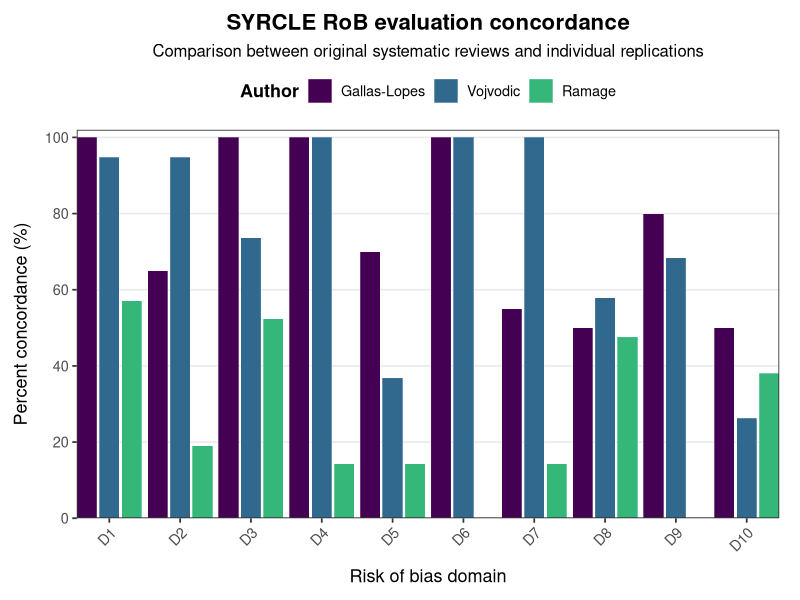
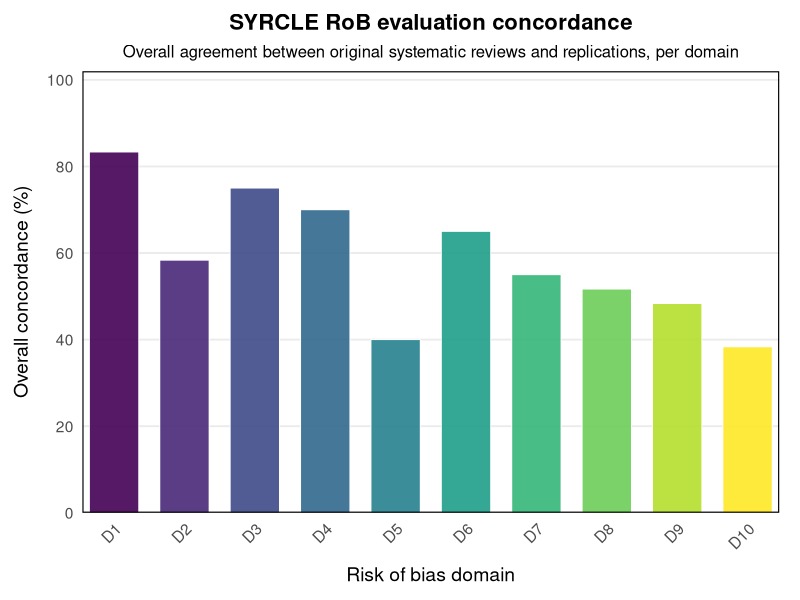
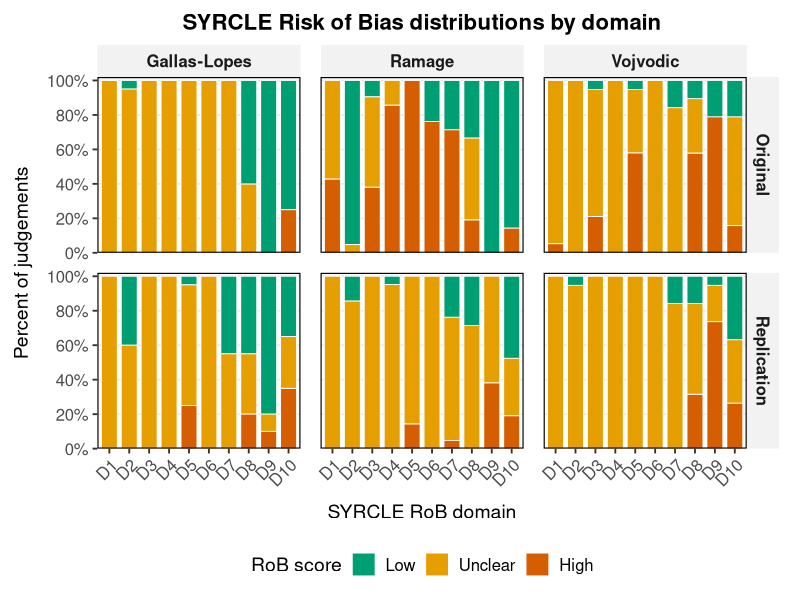
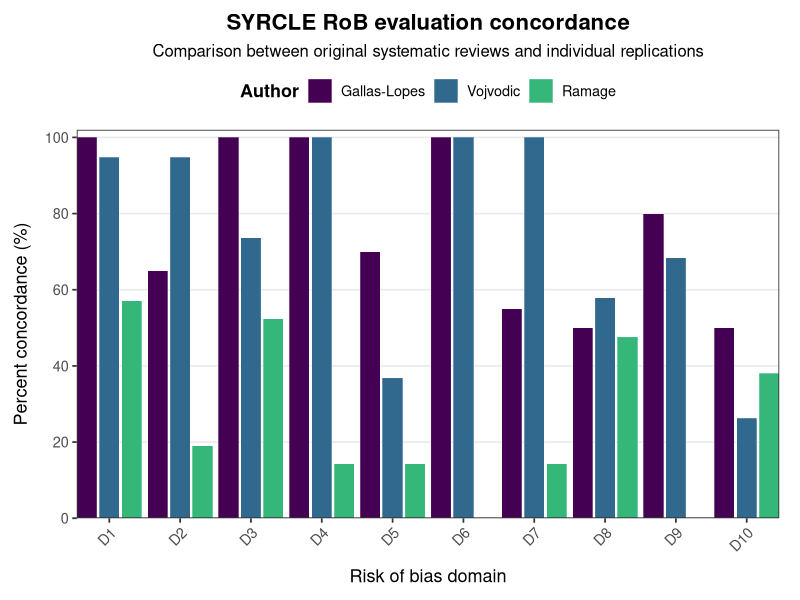
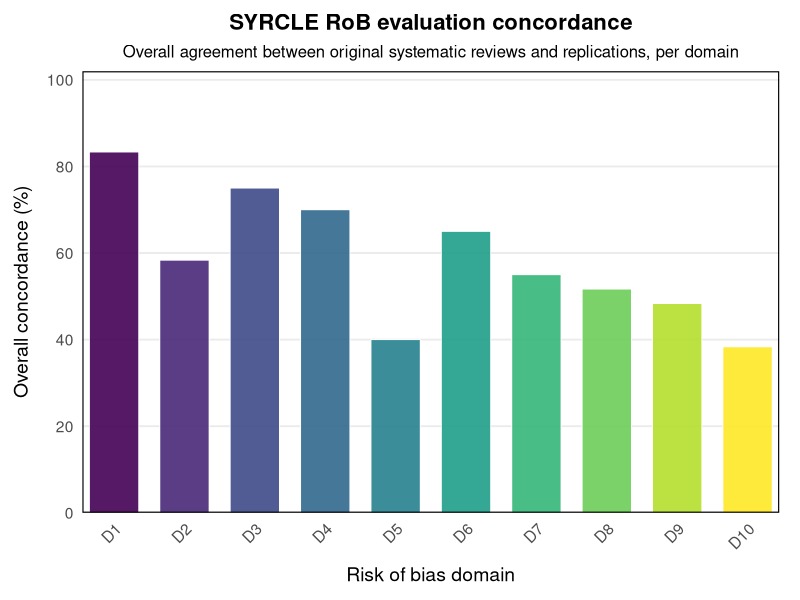
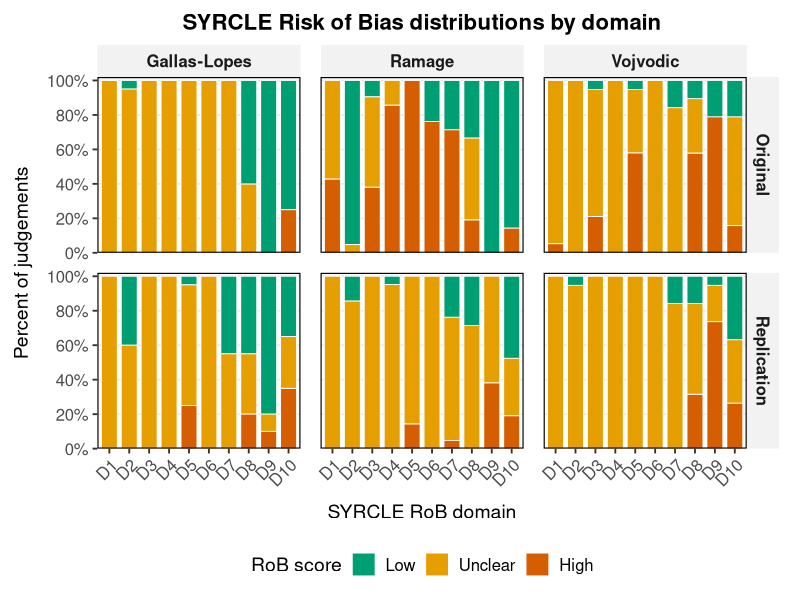

Write the R code that produced these figures, in order.
# Load required R packages
library(tidyverse)
library(stringr)
library(forcats)
library(tidyr)
library(patchwork)
library(scales)

Risk_of_bias_per_study <- read_csv("Data/Entered/Risk_of_bias_per_study.csv") %>%
  filter(!if_all(everything(), is.na))

# Domain order (for abbreviated names)
RoB_domain_list <- c("D1", "D2", "D3", "D4", "D5", "D6", "D7", "D8", "D9", "D10")

RoB_individual <- Risk_of_bias_per_study %>%
  tidyr::pivot_wider(names_from = Type, values_from = Risk_Type) %>% 
  filter(!is.na(Original)) %>%
  filter(!is.na(Replication)) %>%
  mutate(match = ifelse(Original == Replication, "yes", "no")) %>%
  group_by(Author, Domain_short) %>%
  add_count(name = "total") %>%
  group_by(Author, Domain_short, match) %>%
  add_count(name = "count") %>%
  ungroup() %>%
  mutate(perc = count / total * 100) 

# Custom legend order
legend_order <- c("Gallas-Lopes", "Vojvodic", "Ramage")

Concordance <- RoB_individual %>%
  filter(match == "yes") %>%
  select(Author, Domain_short, perc) %>%
  unique() %>%
  mutate(Author = factor(Author, levels = legend_order)) %>%
  complete(Domain_short, Author) %>%
  rename(Percent_concordance = perc) %>%
  mutate(Domain_short = factor(Domain_short, levels = RoB_domain_list)) 
   
cols <- c(
  # replace the two below with your actual author names from base_labels
  "Gallas-Lopes"  =  viridis::viridis(4)[1],
  "Vojvodic"  =   viridis::viridis(4)[2],
  "Ramage" =  viridis::viridis(4)[3]
)

plot_individual <- ggplot(
  Concordance,
  aes(x = Domain_short, y = Percent_concordance, fill = Author)
) +
  geom_col(
    position = position_dodge2(width = 0.95, preserve = "single"),
    width = 0.95,
    colour = "white",
    linewidth = 0.1,
    na.rm = TRUE
  ) +
  scale_y_continuous(
    limits = c(0, 100),
    breaks = seq(0, 100, 20),
    expand = expansion(mult = c(0, 0.02))
  ) +
  scale_x_discrete(
    expand = expansion(mult = c(0.02, 0.02))
  ) +
  scale_fill_manual(
    values = cols,
    limits = legend_order,
    drop = FALSE,
    name = "Author"
  ) +
  labs(
    title = "SYRCLE RoB evaluation concordance",
    subtitle = "Comparison between original systematic reviews and individual replications",
    x = "Risk of bias domain",
    y = "Percent concordance (%)"
  ) +
  theme_bw(base_size = 13) +
  theme(
    plot.title = element_text(face = "bold", size = 16, hjust = 0.5),
    plot.subtitle = element_text(size = 12, hjust = 0.5),
    
    axis.text.x = element_text(angle = 45, hjust = 1),
    axis.title.x = element_text(margin = margin(t = 10)),
    axis.title.y = element_text(margin = margin(r = 10)),
    
    panel.grid.minor = element_blank(),
    panel.grid.major.x = element_blank(),  # cleaner look
    
    legend.position = "top",
    legend.title = element_text(face = "bold"),
    
    plot.margin = margin(10, 15, 10, 10)
  )

plot_individual

ggsave(
  filename = "plots/Figure3A.png",
  plot = plot_individual,
  width = 12,       # square
  height = 12,      # square
  units = "in",
  dpi = 600
)

## Plot combined concordance data --------------------------------------------
Overall_summary <- RoB_individual %>%
  filter(match == "yes") %>%
  select(Author, Domain_short, count, total) %>%
  unique() %>%
  group_by(Domain_short) %>%
  mutate(overall_total = 21 + 20 + 19) %>%
  mutate(overall_agree = sum(count)) %>%
  mutate(overall_concordance = overall_agree/overall_total*100) %>%
  select(-c(Author, count, total)) %>%
  unique() %>%
  mutate(Domain_short = factor(Domain_short, levels = RoB_domain_list)) 

# Use manual fill scale with your colors
plot_avgs <- ggplot(
  Overall_summary,
  aes(x = Domain_short, y = overall_concordance, fill = Domain_short)
) +
  geom_col(
    width = 0.7,
    colour = "white",
    linewidth = 0.3,
    alpha = 0.9,
    na.rm = TRUE
  ) +
  scale_y_continuous(
    limits = c(0, 100),
    breaks = seq(0, 100, 20),
    expand = expansion(mult = c(0, 0.02))
  ) +
  scale_x_discrete(
    expand = expansion(mult = c(0.05, 0.05))
  ) +
  scale_fill_manual(values = viridis::viridis(10), name = "Domain") +
  labs(
    title = "SYRCLE RoB evaluation concordance",
    subtitle = "Overall agreement between original systematic reviews and replications, per domain",
    x = "Risk of bias domain",
    y = "Overall concordance (%)"
  ) +
  theme_minimal(base_size = 14) +
  theme(
    plot.title = element_text(face = "bold", size = 16, hjust = 0.5),
    plot.subtitle = element_text(size = 12, hjust = 0.5),
    
    axis.text.x = element_text(angle = 45, hjust = 1),
    axis.title.x = element_text(margin = margin(t = 10)),
    axis.title.y = element_text(margin = margin(r = 10)),
    panel.border = element_rect(colour = "black", fill = NA, linewidth = 0.8),
    
    
    panel.grid.minor = element_blank(),
    panel.grid.major.x = element_blank(),
    
    legend.position = "none",  
    
    plot.margin = margin(10, 15, 10, 10)
  )

plot_avgs

ggsave(
  filename = "plots/Figure3B.png",
  plot = plot_avgs,
  width = 12,       # square
  height = 12,      # square
  units = "in",
  dpi = 600
)

## Plot risk of bias classification distributions  --------------------------------------------
RoB_percentages <- Risk_of_bias_per_study %>%
  group_by(Author, Type, Domain_short) %>%
  filter(Study %in% RoB_individual$Study) %>%
  add_count(name = "total") %>%
  group_by(Author, Type, Domain_short, Risk_Type) %>%
  add_count(name = "count") %>%
  mutate(perc = count/total*100) %>%
  ungroup() %>%
  select(Author, Domain_short, Type, perc, Risk_Type) %>%
  distinct() %>%
  mutate(Domain_short = factor(Domain_short, levels = RoB_domain_list)) %>%
  mutate(Risk_Type = factor(Risk_Type, levels = c("Low", "Unclear", "High")))

RoB1 <- ggplot(RoB_percentages, aes(x = Domain_short, y = perc, fill = Risk_Type)) +
  geom_col(width = 0.8, color = "white", linewidth = 0.3) +
  facet_grid(Type ~ Author) +
  scale_y_continuous(
    limits = c(0, 100),
    expand = expansion(mult = c(0, 0.02)),
    breaks = seq(0, 100, 20),
    labels = label_number(accuracy = 1, suffix = "%")
  ) +
  scale_fill_manual(
    values = c(Low = "#009E73", Unclear = "#E69F00", High = "#D55E00"),
    name = "RoB score"
  ) +
  labs(
    x = "SYRCLE RoB domain",
    y = "Percent of judgements",
    title = "SYRCLE Risk of Bias distributions by domain"
  ) +
  theme_bw(base_size = 14) +
  theme(
    plot.title = element_text(face = "bold", size = 16, hjust = 0.5),
    strip.background = element_rect(fill = "grey95", color = NA),
    strip.text = element_text(size = 12, face = "bold"),
    axis.text.x = element_text(size = 12, angle = 45, hjust = 1),
    axis.text.y = element_text(size = 12),
    axis.title.x = element_text(margin = margin(t = 10)),
    axis.title.y = element_text(margin = margin(r = 10)),
    panel.border = element_rect(color = "black", fill = NA, linewidth = 0.8),
    panel.grid.major.x = element_blank(),
    panel.grid.minor = element_blank(),
    legend.position = "bottom",
    legend.text = element_text(size = 12),
    panel.spacing = unit(1, "lines"),
    plot.margin = margin(10, 15, 10, 10)
  )

RoB1

ggsave(
  filename = "plots/Figure2.png",
  plot = RoB1,
  width = 12,       # square
  height = 12,      # square
  units = "in",
  dpi = 600
)
